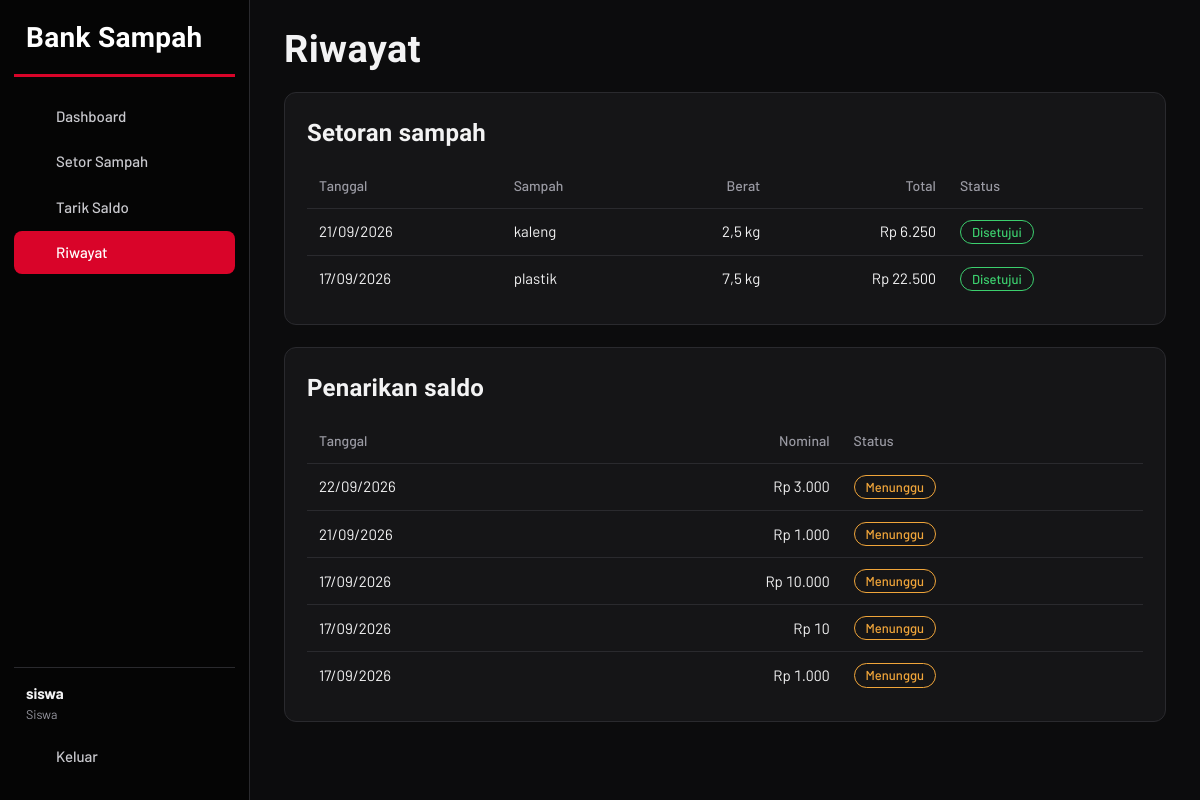
The app's page /user/riwayat.php (signed in) with its own data.
### tables this page shows
CREATE TABLE users (
  id_user int(11) NOT NULL AUTO_INCREMENT,
  nama varchar(100) NOT NULL,
  username varchar(50) NOT NULL,
  password varchar(255) NOT NULL,
  saldo int(11) NOT NULL DEFAULT 0,
  role enum('admin','guru','siswa','pengepul') NOT NULL,
  PRIMARY KEY (id_user), UNIQUE KEY (username)
);

CREATE TABLE transaksi (
  id_transaksi int(11) NOT NULL AUTO_INCREMENT,
  id_user int(11) NOT NULL,
  id_sampah int(11) NOT NULL,
  tanggal date NOT NULL,
  tipe enum('setor','jual') NOT NULL,
  berat_kg decimal(10,2) NOT NULL,
  total_rp int(11) NOT NULL,
  status enum('pending','disetujui','ditolak') NOT NULL DEFAULT 'pending',
  PRIMARY KEY (id_transaksi)
);

CREATE TABLE sampah (
  id_sampah int(11) NOT NULL AUTO_INCREMENT,
  jenis_sampah varchar(50) NOT NULL,
  harga_per_kg int(11) NOT NULL,
  stok_kg decimal(10,2) NOT NULL DEFAULT 0,
  PRIMARY KEY (id_sampah)
);

CREATE TABLE tarik_saldo (
  id_tarik int(11) NOT NULL AUTO_INCREMENT,
  id_user int(11) NOT NULL,
  nominal int(11) NOT NULL,
  tanggal date NOT NULL,
  status enum('pending','diterima','ditolak') NOT NULL DEFAULT 'pending',
  PRIMARY KEY (id_tarik)
);

### user/riwayat.php (the view)
<?php
require_once __DIR__ . '/../config.php';
need(['guru', 'siswa', 'pengepul']);
$u = user();
$jual = $u['role'] === 'pengepul';
$pageTitle = 'Riwayat';
$stmt = $pdo->prepare(
    "SELECT
        t.*,
        s.jenis_sampah
    FROM transaksi t
    JOIN sampah s
        ON s.id_sampah = t.id_sampah
    WHERE t.id_user = ?
    ORDER BY t.id_transaksi DESC"
);
$stmt->execute([$u['id_user']]);
$transaksi = $stmt->fetchAll();
$stmt = $pdo->prepare(
    "SELECT *
    FROM tarik_saldo
    WHERE id_user = ?
    ORDER BY id_tarik DESC"
);
$stmt->execute([$u['id_user']]);
$penarikan = $stmt->fetchAll();
require __DIR__ . '/../includes/header.php';
?>
<section class="card">
    <h2>
        <?= $jual ? 'Pembelian sampah' : 'Setoran sampah' ?>
    </h2>
    <?php if (!$transaksi): ?>
        <div class="empty">
            Belum ada transaksi.
        </div>
    <?php else: ?>
        <div class="table-wrap">
            <table>
                <thead>
                    <tr>
                        <th>Tanggal</th>
                        <th>Sampah</th>
                        <th class="num">Berat</th>
                        <th class="num">Total</th>
                        <th>Status</th>
                    </tr>
                </thead>
                <tbody>
                    <?php foreach ($transaksi as $r): ?>
                        <tr>
                            <td>
                                <?= tgl($r['tanggal']) ?>
                            </td>
                            <td>
                                <?= e($r['jenis_sampah']) ?>
                            </td>
                            <td class="num">
                                <?= kg($r['berat_kg']) ?>
                            </td>
                            <td class="num">
                                <?= rp($r['total_rp']) ?>
                            </td>
                            <td>
                                <?= badge($r['status']) ?>
                            </td>
                        </tr>
                    <?php endforeach; ?>
                </tbody>
            </table>
        </div>
    <?php endif; ?>
</section>
<section class="card">
    <h2>Penarikan saldo</h2>
    <?php if (!$penarikan): ?>
        <div class="empty">
            Belum ada penarikan.
        </div>
    <?php else: ?>
        <div class="table-wrap">
            <table>
                <thead>
                    <tr>
                        <th>Tanggal</th>
                        <th class="num">Nominal</th>
                        <th>Status</th>
                    </tr>
                </thead>
                <tbody>
                    <?php foreach ($penarikan as $r): ?>
                        <tr>
                            <td>
                                <?= tgl($r['tanggal']) ?>
                            </td>
                            <td class="num">
                                <?= rp($r['nominal']) ?>
                            </td>
                            <td>
                                <?= badge($r['status']) ?>
                            </td>
                        </tr>
                    <?php endforeach; ?>
                </tbody>
            </table>
        </div>
    <?php endif; ?>
</section>
<?php
require __DIR__ . '/../includes/footer.php';
?>

### includes/header.php (shortened to what this page needs)
<?php
$u = user();
$role = $u['role'];
$cur = basename($_SERVER['SCRIPT_NAME']);
if ($role === 'admin') {
    $menu = [
        [
            'admin/dashboard.php',
            'Dashboard',
            'home',
            0
        ],
        [
            'admin/setoran.php',
            'Setoran Sampah',
            'down',
            cnt("SELECT COUNT(*) FROM transaksi WHERE tipe='setor' AND status='pending'")
        ],
        [
            'admin/penjualan.php',
            'Penjualan Pengepul',
            'up',
            cnt("SELECT COUNT(*) FROM transaksi WHERE tipe='jual' AND status='pending'")
        ],
        [
            'admin/tarik.php',
            'Penarikan Saldo',
            'wallet',
            cnt("SELECT COUNT(*) FROM tarik_saldo WHERE status='pending'")
        ],
        [
            'admin/sampah.php',
            'Data Sampah',
            'box',
            0
        ],
        [
            'admin/users.php',
            'Data Pengguna',
            'users',
            0
        ],
        [
            'admin/laporan.php',
            'Laporan',
            'report',
            0
        ],
    ];
} else {
    $jualRole = $role === 'pengepul';
    $menu = [
        [
            'user/dashboard.php',
            'Dashboard',
            'home',
            0
        ],
        [
            'user/transaksi.php',
            $jualRole ? 'Beli Sampah' : 'Setor Sampah',
            $jualRole ? 'up' : 'down',
            0
        ],
        [
            'user/tarik.php',
            'Tarik Saldo',
            'wallet',
            0
        ],
        [
            'user/riwayat.php',
            'Riwayat',
            'history',
            0
        ],
    ];
}
?>
<!doctype html>
<html lang="id">
<head>
    <link rel="stylesheet" href="<?= BASE ?>/assets/style.css">
</head>
<body>
    <div class="app">
        <aside class="side" id="side">
            <div class="brand">
                Bank Sampah
            </div>
            <nav class="nav">
                <?php foreach ($menu as $m): ?>
                    <a
                        href="<?= BASE . '/' . $m[0] ?>"
                        class="<?= basename($m[0]) === $cur ? 'active' : '' ?>"
                    >
                        <?= icon($m[2]) ?>
                        <span><?= $m[1] ?></span>
                    </a>
                <?php endforeach; ?>
            </nav>
            <div class="side-foot">
                <div class="who">
                    <strong><?= e($u['nama']) ?></strong>
                    <small><?= roleName($role) ?></small>
                </div>
                <a class="nav-out" href="<?= BASE ?>/logout.php">
                    <?= icon('logout') ?>
                    <span>Keluar</span>
                </a>
            </div>
        </aside>
        <main class="main">
            <header class="top">
                <h1><?= e($pageTitle ?? '') ?></h1>
            </header>

### config.php (shortened to what this page needs)
<?php
$DB_HOST = 'localhost';
$DB_NAME = 'banksampah_anggerr';
$DB_USER = 'root';
$DB_PASS = '';
try {
    $pdo = new PDO(
        "mysql:host=$DB_HOST;dbname=$DB_NAME;charset=utf8mb4",
        $DB_USER,
        $DB_PASS,
        [
            PDO::ATTR_ERRMODE            => PDO::ERRMODE_EXCEPTION,
            PDO::ATTR_DEFAULT_FETCH_MODE => PDO::FETCH_ASSOC,
        ]
    );
} catch (PDOException $ex) {
    die(
        'Koneksi database gagal: ' .
        htmlspecialchars($ex->getMessage(), ENT_QUOTES, 'UTF-8')
    );
}
function e($s)
{
    return htmlspecialchars(
        (string) $s,
        ENT_QUOTES,
        'UTF-8'
    );
}
function rp($n)
{
    return 'Rp ' . number_format(
        (float) $n,
        0,
        ',',
        '.'
    );
}
function kg($n)
{
    return rtrim(
        rtrim(
            number_format((float) $n, 2, ',', '.'),
            '0'
        ),
        ','
    ) . ' kg';
}
function tgl($d)
{
    return $d
        ? date('d/m/Y', strtotime($d))
        : '-';
}
function badge($s)
{
    $map = [
        'pending'   => 'Menunggu',
        'disetujui' => 'Disetujui',
        'diterima'  => 'Diterima',
        'ditolak'   => 'Ditolak',
    ];
    if (in_array($s, ['disetujui', 'diterima'], true)) {
        $cls = 'ok';
    } elseif ($s === 'ditolak') {
        $cls = 'no';
    } else {
        $cls = 'wait';
    }
    $label = $map[$s] ?? e($s);
    return '<span class="badge ' . $cls . '">' .
        $label .
        '</span>';
}
function roleName($r)
{
    $roles = [
        'admin'    => 'Admin',
        'guru'     => 'Guru',
        'siswa'    => 'Siswa',
        'pengepul' => 'Pengepul',
    ];
    return $roles[$r] ?? $r;
}
function icon($n)
{
    $p = [
        'home' =>
            '<path d="M3 11l9-8 9 8"/>' .
            '<path d="M5 10v10h14V10"/>',
        'down' =>
            '<path d="M12 3v12"/>' .
            '<path d="M7 10l5 5 5-5"/>' .
            '<path d="M4 21h16"/>',
        'up' =>
            '<path d="M12 21V9"/>' .
            '<path d="M7 14l5-5 5 5"/>' .
            '<path d="M4 3h16"/>',
        'wallet' =>
            '<rect x="3" y="6" width="18" height="14" rx="2"/>' .
            '<path d="M3 10h18"/>' .
            '<path d="M16 15h2"/>',
        'box' =>
            '<path d="M21 8l-9-5-9 5 9 5 9-5z"/>' .
            '<path d="M3 8v8l9 5 9-5V8"/>',
        'users' =>
            '<circle cx="9" cy="8" r="3.5"/>' .
            '<path d="M2 21c0-4 3-6 7-6s7 2 7 6"/>' .
            '<path d="M17 4a3.5 3.5 0 010 7"/>',
        'report' =>
            '<path d="M6 3h9l4 4v14H6z"/>' .
            '<path d="M9 12h7M9 16h7"/>',
        'history' =>
            '<circle cx="12" cy="12" r="9"/>' .
            '<path d="M12 7v5l3 2"/>',
        'logout' =>
            '<path d="M9 4H4v16h5"/>' .
            '<path d="M16 8l4 4-4 4"/>' .
            '<path d="M20 12H9"/>',
        'menu' =>
            '<path d="M4 7h16M4 12h16M4 17h16"/>',
    ];
    $path = $p[$n] ?? '';
    return
        '<svg class="ic" viewBox="0 0 24 24" ' .
        'fill="none" stroke="currentColor" ' .
        'stroke-width="1.8" stroke-linecap="round" ' .
        'stroke-linejoin="round">' .
        $path .
        '</svg>';
}
function user()
{
    global $pdo;
    static $u = null;
    if ($u === null) {
        $stmt = $pdo->prepare(
            'SELECT * FROM users WHERE id_user = ?'
        );
        $stmt->execute([$_SESSION['uid']]);
        $u = $stmt->fetch() ?: null;
    }
    return $u;
}
function need($roles)
{
    $u = user();
}

### assets/style.css (style rules this page uses)
:root { --black:#050505; --bg:#0c0c0d; --panel:#151517; --panel2:#1c1c1f; --line:#2a2a2e; --red:#d90429; --red-hi:#ff2d4a; --red-lo:#8d0218; --tx:#f3f3f4; --mu:#9a9aa3; --ok:#3ccf6e; --wait:#f0a53a; }
* { box-sizing:border-box }
html { color-scheme:dark }
body { margin:0;background:var(--bg);color:var(--tx);font:15px/1.55 'Barlow','Segoe UI',system-ui,sans-serif }
h1,h2,.brand,.hero-mark,.stat strong,.saldo strong,.total strong { font-family:'Barlow Condensed','Segoe UI',sans-serif;font-weight:600;letter-spacing:.01em }
h1,h2 { margin:0 }
a { color:var(--red-hi);text-decoration:none }
.num { text-align:right;font-variant-numeric:tabular-nums }
.ic { width:19px;height:19px;flex:none }
.app { display:flex;min-height:100vh }
.side { width:250px;flex:none;background:var(--black);border-right:1px solid var(--line);position:sticky;top:0;height:100vh;display:flex;flex-direction:column;padding:22px 14px }
.brand { font-size:28px;padding:2px 12px 22px;color:#fff;border-bottom:3px solid var(--red);margin:0 0 18px;line-height:1 }
.nav { display:flex;flex-direction:column;gap:2px;flex:1 }
.nav a,.nav-out { display:flex;align-items:center;gap:11px;padding:10px 12px;border-radius:8px;color:#c9c9ce;font-weight:500 }
.nav a.active { background:var(--red);color:#fff }
.side-foot { border-top:1px solid var(--line);padding-top:14px }
.who { padding:0 12px 10px;display:flex;flex-direction:column }
.who small { color:var(--mu) }
.main { flex:1;min-width:0;padding:30px 34px 60px;max-width:1280px }
.top { display:flex;align-items:center;gap:12px;margin-bottom:22px }
.top h1 { font-size:38px;line-height:1.05 }
.card { background:var(--panel);border:1px solid var(--line);border-radius:12px;padding:22px;margin-bottom:22px }
.card h2 { font-size:24px;margin-bottom:12px;display:flex;align-items:center;gap:10px }
.table-wrap { overflow-x:auto }
table { width:100%;border-collapse:collapse }
th,td { padding:11px 12px;text-align:left;border-bottom:1px solid var(--line);white-space:nowrap }
th { color:var(--mu);font-weight:500;font-size:14px }
th.num { text-align:right }
tr:last-child td { border-bottom:0 }
.badge { display:inline-block;border-radius:99px;padding:1px 11px;font-size:13px;font-weight:500;border:1px solid }
.badge.wait { color:var(--wait);border-color:var(--wait) }
.badge.ok { color:var(--ok);border-color:var(--ok) }

### records on screen
users: nama "siswa", role "Siswa"
transaksi: tanggal "21/09/2026", id_sampah.jenis_sampah "kaleng", berat_kg "2,5 kg", total_rp "Rp 6.250", status "Disetujui"
transaksi: tanggal "17/09/2026", id_sampah.jenis_sampah "plastik", berat_kg "7,5 kg", total_rp "Rp 22.500", status "Disetujui"
tarik_saldo: tanggal "22/09/2026", nominal "Rp 3.000", status "Menunggu"
tarik_saldo: tanggal "21/09/2026", nominal "Rp 1.000", status "Menunggu"
tarik_saldo: tanggal "17/09/2026", nominal "Rp 10.000", status "Menunggu"
tarik_saldo: tanggal "17/09/2026", nominal "Rp 10", status "Menunggu"
tarik_saldo: tanggal "17/09/2026", nominal "Rp 1.000", status "Menunggu"

### other values on screen
$m[1] "Dashboard"
$m[1] "Setor Sampah"
$m[1] "Tarik Saldo"
$m[1] "Riwayat"
$pageTitle "Riwayat"
